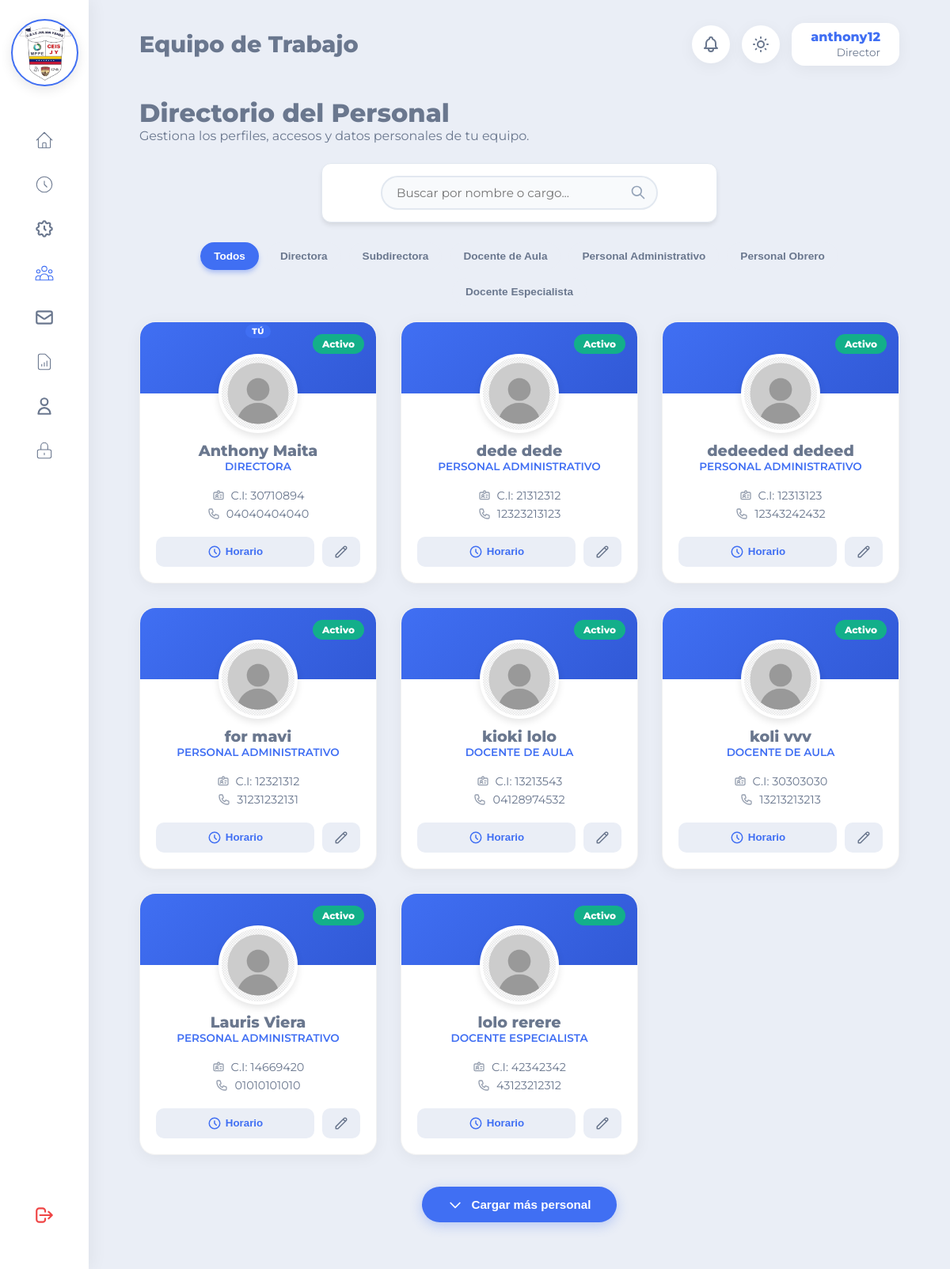
/vistas/personal.php (signed in), run on the app's committed database.
### tables this page shows
CREATE TABLE `cargos` (
  `id_cargo` int(11) NOT NULL AUTO_INCREMENT,
  `nombre_cargo` varchar(100) NOT NULL,
  PRIMARY KEY (`id_cargo`)
);

CREATE TABLE `personal` (
  `id_personal` int(11) NOT NULL AUTO_INCREMENT,
  `cedula` varchar(15) NOT NULL,
  `nombres` varchar(100) NOT NULL,
  `apellidos` varchar(100) NOT NULL,
  `foto_perfil` varchar(255) NOT NULL DEFAULT 'default.png',
  `telefono` varchar(20) NOT NULL,
  `id_cargo` int(11) NOT NULL,
  `id_usuario` int(11) NOT NULL,
  `hora_entrada_personalizada` time DEFAULT NULL,
  `hora_salida_personalizada` time DEFAULT NULL,
  `fecha_ingreso` date DEFAULT curdate(),
  PRIMARY KEY (`id_personal`),
  UNIQUE KEY `cedula_unica` (`cedula`),
  KEY `fk_personal_cargo` (`id_cargo`),
  KEY `fk_personal_usuario` (`id_usuario`),
  CONSTRAINT `fk_personal_cargo` FOREIGN KEY (`id_cargo`) REFERENCES `cargos` (`id_cargo`) ON UPDATE CASCADE,
  CONSTRAINT `fk_personal_usuario` FOREIGN KEY (`id_usuario`) REFERENCES `usuarios` (`id_usuario`) ON DELETE CASCADE ON UPDATE CASCADE
);

CREATE TABLE `usuarios` (
  `id_usuario` int(11) NOT NULL AUTO_INCREMENT,
  `nombre_usuario` varchar(50) NOT NULL,
  `password` varchar(255) NOT NULL,
  `id_rol` int(11) NOT NULL,
  `estado` enum('Activo','Inactivo') DEFAULT 'Activo',
  `pregunta_1` int(11) NOT NULL,
  `respuesta_1` varchar(255) NOT NULL,
  `pregunta_2` int(11) NOT NULL,
  `respuesta_2` varchar(255) NOT NULL,
  `pregunta_3` int(11) NOT NULL,
  `respuesta_3` varchar(255) NOT NULL,
  PRIMARY KEY (`id_usuario`),
  UNIQUE KEY `usuario_unico` (`nombre_usuario`),
  KEY `fk_usuario_rol` (`id_rol`),
  CONSTRAINT `fk_usuario_rol` FOREIGN KEY (`id_rol`) REFERENCES `roles` (`id_rol`) ON UPDATE CASCADE
);

### vistas/personal.php (the view, shortened to what this page needs)
<?php
require_once '../configuracion/conexion.php';
try {
    $sql = "SELECT p.id_personal, p.cedula, p.nombres, p.apellidos, p.telefono, p.foto_perfil,
                   p.hora_entrada_personalizada, p.hora_salida_personalizada, p.id_cargo,
                   c.nombre_cargo, u.estado, u.id_usuario, u.id_rol, u.nombre_usuario
            FROM personal p
            INNER JOIN cargos c ON p.id_cargo = c.id_cargo
            INNER JOIN usuarios u ON p.id_usuario = u.id_usuario
            ORDER BY p.nombres ASC";
    $stmt = $conexion->query($sql);
    $lista_personal = $stmt->fetchAll(PDO::FETCH_ASSOC);
    $stmt_cargos = $conexion->query("SELECT id_cargo, nombre_cargo FROM cargos ORDER BY id_cargo ASC");
    $cargos = $stmt_cargos->fetchAll(PDO::FETCH_ASSOC);
} catch (PDOException $e) {
    $lista_personal = [];
    $lista_roles = [];
    $cargos = [];
}
?>
<!DOCTYPE html>
<html lang="es" data-theme="light">
<head>
    <link rel="stylesheet" href="../recursos/css/principal.css?v=<?php echo time(); ?>">
</head>
<body>
   <?php $pagina_activa = 'personal'; require_once 'componentes/sidebar.php'; ?>
    <div class="contenedor-principal">
     <?php $titulo_pagina = 'Equipo de Trabajo'; require_once 'componentes/topbar.php'; ?>
        <main class="contenido">
            <div class="cabecera-personal">
                <div>
                    <h1>Directorio del Personal</h1>
                    <p>Gestiona los perfiles, accesos y datos personales de tu equipo.</p>
                </div>
            </div>
            <div class="contenedor-filtros-globales" style="justify-content: center; margin-inline: auto; max-inline-size: 500px; margin-block-end: 25px; padding: 15px;">
                <div class="contenedor-busqueda-elegante" style="margin: 0; inline-size: 100%;">
                  <input type="text" id="buscador-universal" class="campo-busqueda-elegante" placeholder="Buscar por nombre o cargo...">
                </div>
            </div>
            <div class="botones-filtro-cargo">
                <button class="btn-filtro activo" onclick="aplicarFiltroUniversal('todos', this, true)">Todos</button>
                <?php foreach($cargos as $c): ?>
                    <button class="btn-filtro" onclick="aplicarFiltroUniversal(<?php echo $c['id_cargo']; ?>, this, true)">
                        <?php echo htmlspecialchars($c['nombre_cargo']); ?>
                    </button>
                <?php endforeach; ?>
            </div>
            <div class="grid-perfiles">
                <?php foreach ($lista_personal as $emp): ?>
                    <?php $esMiPerfil = ($emp['id_usuario'] == $_SESSION['id_usuario']); ?>
                    <div class="tarjeta-perfil item-filtrable <?php echo ($emp['estado'] == 'Inactivo') ? 'inactivo' : ''; ?>" data-cargo="<?php echo $emp['id_cargo']; ?>">
                        <div class="banner-tarjeta">
                            <span class="etiqueta-estado"><?php echo $emp['estado']; ?></span>
                            <?php if ($esMiPerfil): ?>
                                <span style="background:var(--primary-color);color:#fff;font-size:0.65rem;font-weight:700;padding:2px 8px;border-radius:20px;letter-spacing:0.5px;text-transform:uppercase;">Tú</span>
                            <?php endif; ?>
                        </div>
                        <div class="contenedor-avatar">
                            <img src="../recursos/img/perfiles/<?php echo htmlspecialchars($emp['foto_perfil']); ?>" alt="Foto" loading="lazy">
                        </div>
                        <div class="info-perfil">
                            <h3 class="nombre-empleado"><?php echo htmlspecialchars($emp['nombres'] . ' ' . $emp['apellidos']); ?></h3>
                            <span class="cargo-empleado"><?php echo htmlspecialchars($emp['nombre_cargo']); ?></span>
                            <div class="detalles-empleado">
                                <p> C.I: <?php echo htmlspecialchars($emp['cedula']); ?></p>
                                <p> <?php echo htmlspecialchars($emp['telefono']); ?></p>
                            </div>
                            <div class="acciones-perfil">
                                <button class="btn-editar-horario"
                                    data-id="<?php echo $emp['id_personal']; ?>"
                                    data-nombre="<?php echo htmlspecialchars($emp['nombres'] . ' ' . $emp['apellidos']); ?>"
                                    data-entrada="<?php echo $emp['hora_entrada_personalizada'] ? date('H:i', strtotime($emp['hora_entrada_personalizada'])) : ''; ?>"
                                    data-salida="<?php echo $emp['hora_salida_personalizada'] ? date('H:i', strtotime($emp['hora_salida_personalizada'])) : ''; ?>"
                                    onclick="abrirModalHorario(this)">
                                    <svg xmlns="http://www.w3.org/2000/svg" fill="none" viewBox="0 0 24 24" stroke="currentColor"><path stroke-linecap="round" stroke-linejoin="round" stroke-width="2" d="M12 8v4l3 3m6-3a9 9 0 11-18 0 9 9 0 0118 0z" /></svg> Horario
                                </button>
                                <button class="btn-editar-usuario"
                                    data-idpersonal="<?php echo $emp['id_personal']; ?>"
                                    data-idusuario="<?php echo $emp['id_usuario']; ?>"
                                    data-nombres="<?php echo htmlspecialchars($emp['nombres']); ?>"
                                    data-apellidos="<?php echo htmlspecialchars($emp['apellidos']); ?>"
                                    data-cedula="<?php echo htmlspecialchars($emp['cedula']); ?>"
                                    data-telefono="<?php echo htmlspecialchars($emp['telefono']); ?>"
                                    data-usuario="<?php echo htmlspecialchars($emp['nombre_usuario']); ?>"
                                    data-cargo="<?php echo $emp['id_cargo']; ?>"
                                    data-estado="<?php echo $emp['estado']; ?>"
                                    data-rol="<?php echo $emp['id_rol']; ?>"
                                    onclick="abrirModalEditar(this)">
                                    <svg xmlns="http://www.w3.org/2000/svg" fill="none" viewBox="0 0 24 24" stroke="currentColor"><path stroke-linecap="round" stroke-linejoin="round" stroke-width="2" d="M15.232 5.232l3.536 3.536m-2.036-5.036a2.5 2.5 0 113.536 3.536L6.5 21.036H3v-3.572L16.732 3.732z" /></svg>
                                </button>
                            </div>
                        </div>
                    </div>
                <?php endforeach; ?>
            </div>
            <div id="contenedor-ver-mas-personal" style="text-align: center; margin-block-start: 10px; margin-block-end: 30px; display: none;">
                <button id="btn-ver-mas-personal" class="btn-guardar" style="background-color: var(--primary-color); border-radius: 25px; padding: 0.8rem 2rem; font-size: 0.95rem;">
                    <svg xmlns="http://www.w3.org/2000/svg" fill="none" viewBox="0 0 24 24" stroke="currentColor" style="inline-size: 20px; block-size: 20px;"><path stroke-linecap="round" stroke-linejoin="round" stroke-width="2" d="M19 9l-7 7-7-7" /></svg>
                    Cargar más personal
                </button>
            </div>
        </main>
    </div>
</body>
</html>

### data on the page
cargos: nombre_cargo "Directora"
cargos: nombre_cargo "Subdirectora"
cargos: nombre_cargo "Docente de Aula"
cargos: nombre_cargo "Personal Administrativo"
cargos: nombre_cargo "Personal Obrero"
cargos: nombre_cargo "Docente Especialista"
personal: id_usuario.estado "Activo", shows "TÚ", foto_perfil (placeholder picture), nombres+apellidos "Anthony Maita", id_cargo.nombre_cargo "DIRECTORA", cedula "30710894", telefono "04040404040"
personal: id_usuario.estado "Activo", foto_perfil (placeholder picture), nombres+apellidos "dede dede", id_cargo.nombre_cargo "PERSONAL ADMINISTRATIVO", cedula "21312312", telefono "12323213123"
personal: id_usuario.estado "Activo", foto_perfil (placeholder picture), nombres+apellidos "dedeeded dedeed", id_cargo.nombre_cargo "PERSONAL ADMINISTRATIVO", cedula "12313123", telefono "12343242432"
personal: id_usuario.estado "Activo", foto_perfil (placeholder picture), nombres+apellidos "for mavi", id_cargo.nombre_cargo "PERSONAL ADMINISTRATIVO", cedula "12321312", telefono "31231232131"
personal: id_usuario.estado "Activo", foto_perfil (placeholder picture), nombres+apellidos "kioki lolo", id_cargo.nombre_cargo "DOCENTE DE AULA", cedula "13213543", telefono "04128974532"
personal: id_usuario.estado "Activo", foto_perfil (placeholder picture), nombres+apellidos "koli vvv", id_cargo.nombre_cargo "DOCENTE DE AULA", cedula "30303030", telefono "13213213213"
personal: id_usuario.estado "Activo", foto_perfil (placeholder picture), nombres+apellidos "Lauris Viera", id_cargo.nombre_cargo "PERSONAL ADMINISTRATIVO", cedula "14669420", telefono "01010101010"
personal: id_usuario.estado "Activo", foto_perfil (placeholder picture), nombres+apellidos "lolo rerere", id_cargo.nombre_cargo "DOCENTE ESPECIALISTA", cedula "42342342", telefono "43123212312"

### other printed values
$titulo_pagina "Equipo de Trabajo"
$nombre "anthony12"
$rol "Director"
